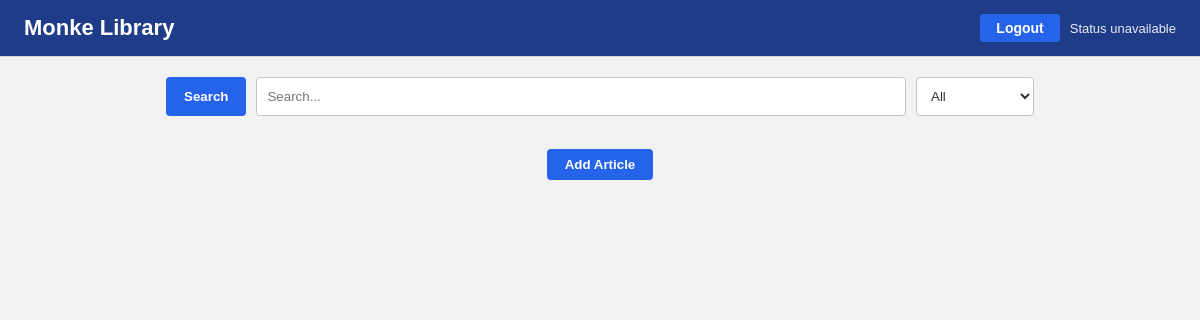
The page / (signed in) on the database as committed earlier.
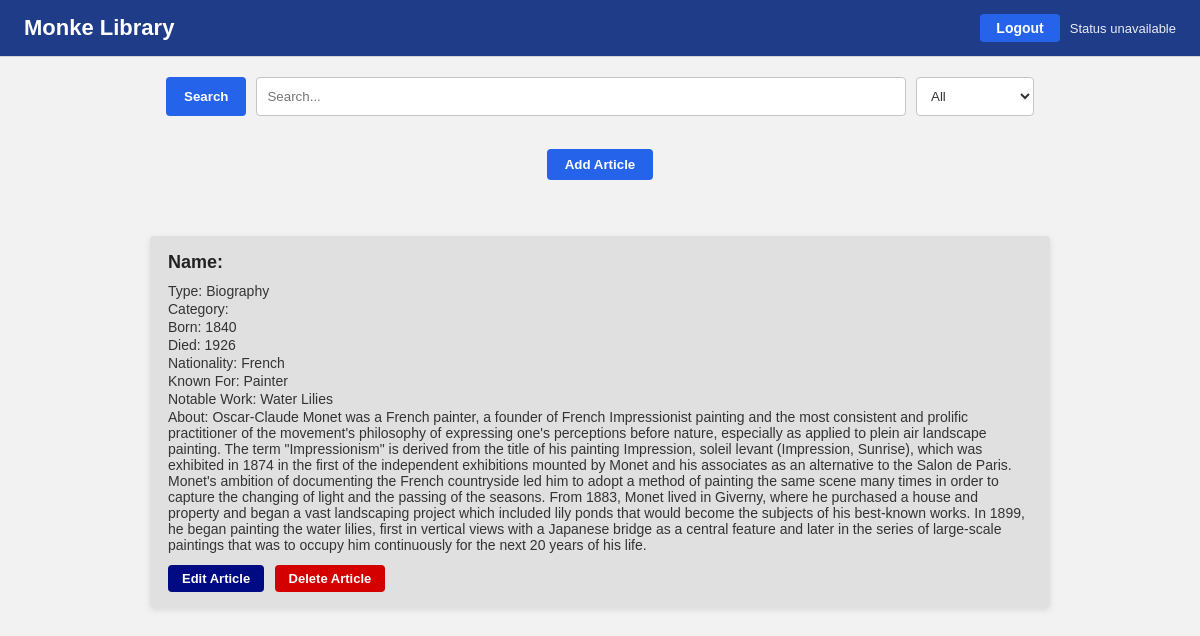
The same page on the database as committed later.
### spa/models.py (models this page shows, shortened)
class Article(models.Model):
    name = models.CharField(max_length=100)
    category = models.ForeignKey(Category, on_delete=models.CASCADE)
    type = models.CharField(max_length=200)
    born = models.CharField(max_length=50, blank=True, null=True)
    died = models.CharField(max_length=50, blank=True, null=True)
    nationality = models.CharField(max_length=50, blank=True, null=True)
    known_for = models.CharField(max_length=200, blank=True, null=True)
    notable_work = models.CharField(max_length=200, blank=True, null=True)
    about = models.TextField(blank=True, null=True)
    year = models.CharField(max_length=50, blank=True, null=True)
    medium = models.CharField(max_length=200, blank=True, null=True)
    dimensions = models.CharField(max_length=200, blank=True, null=True)
    location = models.CharField(max_length=200, blank=True, null=True)
    designed_by = models.CharField(max_length=200, blank=True, null=True)
    developer = models.CharField(max_length=200, blank=True, null=True)

### spa/views.py (the view)
# urls.py: path("", views.view_articles, name="home"),
def view_articles(request):
    categories = Category.objects.all()
    if not request.user.is_authenticated:
        context = {
            "categories": categories,
            "articles": [],   # important
        }
        return render(request, "home.html", context)
    category_id = request.GET.get("category")
    q = request.GET.get("q", "")
    articles = Article.objects.all()
    if category_id:
        articles = articles.filter(category_id=category_id)
    if q:
        articles = articles.filter(name__icontains=q)
    context = {
        "categories": categories,
        "articles": articles,
    }
    return render(request, "home.html", context)

### spa/models.py (called while the page is built)
    def is_tutor(self):
        if not self.role:
            return False
        return self.role.role_name.lower() in ["tutor", "admin"]

    def is_admin(self):
        if not self.role:
            return False
        return self.role.role_name.lower() == "admin"

### spa/templates/home.html (shortened to what this page needs)
<!DOCTYPE html>
<html>
    <head>
        {% load static %}
        <link rel="stylesheet" href="{% static 'css/static.css' %}">
        <link rel="stylesheet" href="{% static 'css/popup.css' %}">
    </head>
    <body>
        <header>
            <h1>Monke Library</h1>
            <div id="auth_area">
                {% if user.is_authenticated %}
                    <button onclick="logout_user()">Logout</button>
                {% else %}
                    <button onclick="open_login()">Login</button>
                {% endif %}
                <span id="auth_status"></span>
            </div>
        </header>
        <hr>
        <form id="search_form" method="get" action="">
            <button type="submit">Search</button>
            <input type="text"
                id="search_input"
                name="q"
                placeholder="Search..."
                value="{{ request.GET.q }}">
            <select id="category_filter" name="category">
                <option value="">All</option>
            </select>
        </form>
        <br>
        {% if user.is_authenticated and user.is_tutor %}
        <button onclick="open_add_article()">Add Article</button>
        {% endif %}
        <br><br>
        {% for article in articles %}
            <div class="article_card">
                <h2>Name: {{ article.name }}</h2>
                <p>Type: {{ article.type }}</p>
                <p>Category: {{ article.category.category_name }}</p>
                {% if article.born %}
                    <p>Born: {{ article.born }}</p>
                {% endif %}
                {% if article.died %}
                    <p>Died: {{ article.died }}</p>
                {% endif %}
                {% if article.nationality %}
                    <p>Nationality: {{ article.nationality }}</p>
                {% endif %}
                {% if article.known_for %}
                    <p>Known For: {{ article.known_for }}</p>
                {% endif %}
                {% if article.notable_work %}
                    <p>Notable Work: {{ article.notable_work }}</p>
                {% endif %}
                {% if article.about %}
                    <p>About: {{ article.about }}</p>
                {% endif %}
                {% if user.is_authenticated and user.is_tutor %}
                <button
                    type="button"
                    class="edit_article_button"
                    data-article-id="{{ article.id }}"
                >
                    Edit Article
                </button>
                {% endif %}
                {% if user.is_authenticated and user.is_admin %}
                <button
                    type="button"
                    class="delete_article_button"
                    data-article-id="{{ article.id }}"
                >
                    Delete Article
                </button>
                {% endif %}
            </div>
        {% endfor %}
    </body>
</html>

Rows that differ between the two databases and show on the page:
added Article: type "Biography", born "1840", died "1926", nationality "French", known_for "Painter", notable_work "Water Lilies", about "Oscar-Claude Monet was a French painter, a founder of French Impressionist painting and the most consistent and prolific practitioner of the movement's philosophy of expressing one's perceptions before nature, especially as applied to plein air landscape painting. The term \"Impressionism\" is derived from the title of his painting Impression, soleil levant (Impression, Sunrise), which was exhibited in 1874 in the first of the independent exhibitions mounted by Monet and his associates as an alternative to the Salon de Paris. Monet's ambition of documenting the French countryside led him to adopt a method of painting the same scene many times in order to capture the changing of light and the…"
